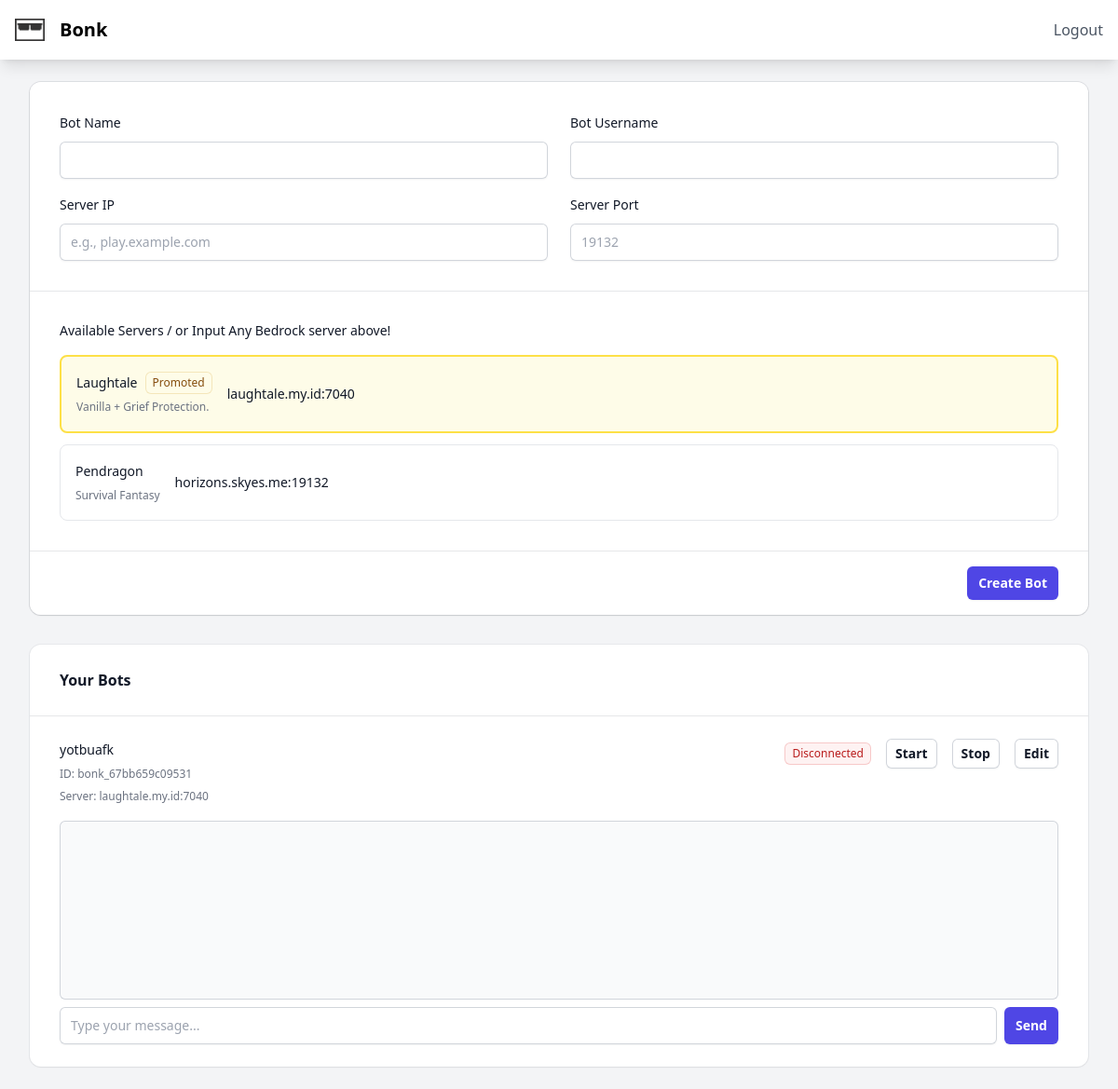
/dashboard (signed in), run on the app's committed database.
### tables this page shows
CREATE TABLE servers (
                id INTEGER PRIMARY KEY AUTOINCREMENT,
                name TEXT NOT NULL,
                ip TEXT NOT NULL,
                port INTEGER NOT NULL,
                description TEXT,
                is_promoted BOOLEAN DEFAULT 0,
                created_at DATETIME DEFAULT CURRENT_TIMESTAMP
            );

CREATE TABLE bots (
    id INTEGER PRIMARY KEY AUTOINCREMENT,
    user_id INTEGER NOT NULL,
    bot_id VARCHAR(50) NOT NULL,
    name VARCHAR(50) NOT NULL,
    server_ip VARCHAR(255) NOT NULL DEFAULT 'localhost',
    server_port INTEGER NOT NULL DEFAULT 19132,
    username VARCHAR(50) NOT NULL,
    is_active BOOLEAN DEFAULT 0,
    created_at DATETIME DEFAULT CURRENT_TIMESTAMP,
    FOREIGN KEY (user_id) REFERENCES users(id),
    UNIQUE(bot_id)
);

### src/config/Database.php (called while the page is built, shortened)
<?php
class Database {
    private static $instance = null;
    private $conn;
    private function __construct() {
        try {
            $this->conn = new PDO('sqlite:' . __DIR__ . '/../../database/bonk.db');
            $this->conn->setAttribute(PDO::ATTR_ERRMODE, PDO::ERRMODE_EXCEPTION);
            $schema = file_get_contents(__DIR__ . '/../../database/schema.sql');
            $this->conn->exec($schema);
        } catch(PDOException $e) {
            die("Connection failed: " . $e->getMessage());
        }
    }
    public static function getInstance() {
        if (self::$instance == null) {
            self::$instance = new Database();
        }
        return self::$instance;
    }
    public function getConnection() {
        return $this->conn;
    }
}

### src/models/Server.php (called while the page is built, shortened)
<?php
class Server {
    private $db;
    public function __construct() {
        $this->db = Database::getInstance()->getConnection();
    }
    private function createTable() {
        $this->db->exec('
            CREATE TABLE IF NOT EXISTS servers (
                id INTEGER PRIMARY KEY AUTOINCREMENT,
                name TEXT NOT NULL,
                ip TEXT NOT NULL,
                port INTEGER NOT NULL,
                description TEXT,
                is_promoted BOOLEAN DEFAULT 0,
                created_at DATETIME DEFAULT CURRENT_TIMESTAMP
            )
        ');
    }
    public function getAll() {
        $stmt = $this->db->query('
            SELECT * FROM servers
            ORDER BY is_promoted DESC, created_at DESC
        ');
        return $stmt->fetchAll(PDO::FETCH_ASSOC);
    }
}

### src/controllers/ServerController.php (called while the page is built, shortened)
<?php
class ServerController {
    private $server;
    public function __construct() {
        $this->server = new Server();
    }
    public function getAll() {
        return $this->server->getAll();
    }
}

### config/node-server.php (called while the page is built)
<?php
return [
    'url' => 'http://localhost:3000',
    'ws_url' => 'ws://localhost:3000',
    'api_key' => 'nsgin0-32894-h-gh-93wh-g3'
];

### src/controllers/AuthController.php (called while the page is built, shortened)
<?php
class AuthController
{
    public function getCurrentUserId()
    {
        return $_SESSION['user_id'] ?? null;
    }
}

### src/controllers/BotController.php (called while the page is built, shortened)
<?php
class BotController {
    private $bot;
    public function __construct() {
        $this->bot = new Bot();
        $this->config = require __DIR__ . '/../../config/node-server.php';
    }
    public function getUserBots($userId) {
        return $this->bot->getUserBots($userId);
    }
}

### src/models/Bot.php (called while the page is built, shortened)
<?php
class Bot {
    private $db;
    public function __construct() {
        $this->db = Database::getInstance()->getConnection();
    }
    public function getUserBots($userId) {
        $stmt = $this->db->prepare('
            SELECT * FROM bots
            WHERE user_id = ?
            ORDER BY created_at DESC
        ');
        $stmt->execute([$userId]);
        return $stmt->fetchAll(PDO::FETCH_ASSOC);
    }
}

### src/views/dashboard.php (the view, shortened to what this page needs)
<?php
$auth = new AuthController();
$botController = new BotController();
$serverController = new ServerController();
$userId = $auth->getCurrentUserId();
$bots = $botController->getUserBots($userId);
$servers = $serverController->getAll();
?>
<!DOCTYPE html>
<html lang="en">
<head>
    <link href="/css/style.css" rel="stylesheet">
            <?php $nodeConfig = require __DIR__ . '/../../config/node-server.php'; ?>
</head>
<body class="bg-gray-100">
    <div class="min-h-screen">
        <nav class="bg-white shadow-lg">
            <div class="max-w-7xl mx-auto px-4">
                <div class="flex justify-between h-16">
                    <div class="flex items-center space-x-4">
                        <img src="/images/icon.png" class="w-8" alt="Bonk Logo">
                        <span class="text-xl font-bold">Bonk</span>
                    </div>
                    <div class="flex items-center space-x-4">
                        <form action="/logout" method="POST">
                            <button type="submit" class="text-gray-600 hover:text-gray-900">Logout</button>
                        </form>
                    </div>
                </div>
            </div>
        </nav>
        <div class="max-w-7xl mx-auto py-6 sm:px-6 lg:px-8">
            <div class="bg-white shadow-sm ring-1 ring-gray-900/5 sm:rounded-xl md:col-span-2">
                <form method="POST" class="bg-white shadow-sm ring-1 ring-gray-900/5 sm:rounded-xl md:col-span-2">
                    <div class="px-4 py-6 sm:p-8">
                        <div class="grid grid-cols-1 gap-x-6 gap-y-4 md:grid-cols-2">
                            <div>
                                <label for="name" class="block text-sm font-medium leading-6 text-gray-900">Bot Name</label>
                                <div class="mt-2">
                                    <input type="text" name="name" id="name" required
                                        class="block w-full rounded-md border-0 px-3 py-2 text-gray-900 shadow-sm ring-1 ring-inset ring-gray-300 placeholder:text-gray-400 focus:ring-2 focus:ring-inset focus:ring-indigo-600 sm:text-sm sm:leading-6">
                                </div>
                            </div>
                            <div>
                                <label for="username" class="block text-sm font-medium leading-6 text-gray-900">Bot Username</label>
                                <div class="mt-2">
                                    <input type="text" name="username" id="username" required
                                        class="block w-full rounded-md border-0 px-3 py-2 text-gray-900 shadow-sm ring-1 ring-inset ring-gray-300 placeholder:text-gray-400 focus:ring-2 focus:ring-inset focus:ring-indigo-600 sm:text-sm sm:leading-6">
                                </div>
                            </div>
                            <div>
                                <label for="server_ip" class="block text-sm font-medium leading-6 text-gray-900">Server IP</label>
                                <div class="mt-2">
                                    <input type="text" name="server_ip" id="server_ip" required placeholder="e.g., play.example.com"
                                        class="block w-full rounded-md border-0 px-3 py-2 text-gray-900 shadow-sm ring-1 ring-inset ring-gray-300 placeholder:text-gray-400 focus:ring-2 focus:ring-inset focus:ring-indigo-600 sm:text-sm sm:leading-6">
                                </div>
                            </div>
                            <div>
                                <label for="server_port" class="block text-sm font-medium leading-6 text-gray-900">Server Port</label>
                                <div class="mt-2">
                                    <input type="number" name="server_port" id="server_port" required min="1" max="65535" placeholder="19132"
                                        class="block w-full rounded-md border-0 px-3 py-2 text-gray-900 shadow-sm ring-1 ring-inset ring-gray-300 placeholder:text-gray-400 focus:ring-2 focus:ring-inset focus:ring-indigo-600 sm:text-sm sm:leading-6">
                                </div>
                            </div>
                        </div>
                    </div>
                    <?php if (!empty($servers)): ?>
                    <div class="px-4 py-6 sm:p-8 border-t border-gray-900/10">
                        <h4 class="text-sm font-medium text-gray-900 mb-4">Available Servers / or Input Any Bedrock server above!</h4>
                        <div class="grid grid-cols-1 gap-3">
                            <?php foreach ($servers as $server): ?>
                            <button type="button"
                                onclick="fillServerDetails('<?php echo htmlspecialchars($server['ip']); ?>', <?php echo htmlspecialchars($server['port']); ?>)"
                                class="relative flex flex-col gap-x-4 p-4 text-left hover:bg-gray-50 rounded-lg <?php echo $server['is_promoted'] ? 'border-2 border-yellow-300 bg-yellow-50' : 'border border-gray-200'; ?>">
                                <div class="flex items-center justify-between gap-x-4">
                                    <div class="min-w-0">
                                        <div class="flex items-center gap-x-2">
                                            <span class="truncate text-sm font-medium leading-6 text-gray-900"><?php echo htmlspecialchars($server['name']); ?></span>
                                            <?php if ($server['is_promoted']): ?>
                                            <span class="inline-flex items-center rounded-md bg-yellow-50 px-2 py-1 text-xs font-medium text-yellow-800 ring-1 ring-inset ring-yellow-600/20">
                                                Promoted
                                            </span>
                                            <?php endif; ?>
                                        </div>
                                        <div class="mt-1 flex items-center gap-x-2 text-xs leading-5 text-gray-500">
                                            <p class="truncate"><?php echo htmlspecialchars($server['description']); ?></p>
                                        </div>
                                    </div>
                                    <div class="flex flex-none items-center gap-x-4">
                                        <div class="hidden sm:flex sm:flex-col sm:items-end">
                                            <p class="text-sm leading-6 text-gray-900"><?php echo htmlspecialchars($server['ip']); ?>:<?php echo htmlspecialchars($server['port']); ?></p>
                                        </div>
                                    </div>
                                </div>
                            </button>
                            <?php endforeach; ?>
                        </div>
                    </div>
                    <?php endif; ?>
                    <div class="flex items-center justify-end gap-x-6 border-t border-gray-900/10 px-4 py-4 sm:px-8">
                        <button type="submit"
                            class="rounded-md bg-indigo-600 px-3 py-2 text-sm font-semibold text-white shadow-sm hover:bg-indigo-500 focus-visible:outline focus-visible:outline-2 focus-visible:outline-offset-2 focus-visible:outline-indigo-600">
                            Create Bot
                        </button>
                    </div>
                </form>
            </div>
            <div class="mt-8 bg-white shadow-sm ring-1 ring-gray-900/5 sm:rounded-xl">
                <div class="border-b border-gray-900/10 px-4 py-6 sm:px-8">
                    <h2 class="text-base font-semibold leading-7 text-gray-900">Your Bots</h2>
                </div>
                <div class="grid grid-cols-1 gap-6">
                    <?php foreach ($bots as $bot): ?>
                    <div class="px-4 py-6 sm:px-8">
                        <div class="flex justify-between items-start mb-4 gap-4 flex-col sm:flex-row">
                            <div>
                                <h3 class="text-sm font-medium leading-6 text-gray-900"><?php echo htmlspecialchars($bot['name']); ?></h3>
                                <div class="mt-1 flex flex-col gap-y-1 text-xs leading-5 text-gray-500">
                                    <p>ID: <?php echo htmlspecialchars($bot['bot_id']); ?></p>
                                    <p>Server: <?php echo htmlspecialchars($bot['server_ip']); ?>:<?php echo htmlspecialchars($bot['server_port']); ?></p>
                                </div>
                            </div>
                            <div class="flex items-center space-x-4">
                                <span id="status-<?php echo htmlspecialchars($bot['bot_id']); ?>"
                                    class="inline-flex items-center rounded-md px-2 py-1 text-xs font-medium <?php echo $bot['is_active'] ? 'bg-green-50 text-green-700 ring-1 ring-inset ring-green-600/20' : 'bg-red-50 text-red-700 ring-1 ring-inset ring-red-600/20'; ?>">
                                    <?php echo $bot['is_active'] ? 'Connected' : 'Disconnected'; ?>
                                </span>
                                <button onclick="botManager.startBot('<?php echo htmlspecialchars($bot['bot_id']); ?>', document.getElementById('status-<?php echo htmlspecialchars($bot['bot_id']); ?>'), document.getElementById('logs-<?php echo htmlspecialchars($bot['bot_id']); ?>'))"
                                    class="rounded-md bg-white px-2.5 py-1.5 text-sm font-semibold text-gray-900 shadow-sm ring-1 ring-inset ring-gray-300 hover:bg-gray-50">
                                    Start
                                </button>
                                <button onclick="botManager.stopBot('<?php echo htmlspecialchars($bot['bot_id']); ?>', document.getElementById('status-<?php echo htmlspecialchars($bot['bot_id']); ?>'), document.getElementById('logs-<?php echo htmlspecialchars($bot['bot_id']); ?>'))"
                                    class="rounded-md bg-white px-2.5 py-1.5 text-sm font-semibold text-gray-900 shadow-sm ring-1 ring-inset ring-gray-300 hover:bg-gray-50">
                                    Stop
                                </button>
                                <button onclick="openEditModal('<?php echo htmlspecialchars($bot['bot_id']); ?>')"
                                    class="rounded-md bg-white px-2.5 py-1.5 text-sm font-semibold text-gray-900 shadow-sm ring-1 ring-inset ring-gray-300 hover:bg-gray-50">
                                    Edit
                                </button>
                            </div>
                        </div>
                        <div id="logs-<?php echo htmlspecialchars($bot['bot_id']); ?>"
                            class="font-mono text-xs bg-gray-50 px-3 py-2 h-48 overflow-y-auto rounded-md ring-1 ring-inset ring-gray-300">
                        </div>
                        <div class="mt-2 flex items-center gap-2">
                            <input type="text" id="chat-input-<?php echo htmlspecialchars($bot['bot_id']); ?>" class="block w-full rounded-md border-0 px-3 py-2 text-gray-900 shadow-sm ring-1 ring-inset ring-gray-300 placeholder:text-gray-400 focus:ring-2 focus:ring-inset focus:ring-indigo-600 sm:text-sm sm:leading-6" placeholder="Type your message..." onkeydown="if(event.key === 'Enter') { botManager.sendChatMessage('<?php echo htmlspecialchars($bot['bot_id']); ?>'); }">
                            <button onclick="botManager.sendChatMessage('<?php echo htmlspecialchars($bot['bot_id']); ?>')" class="rounded-md bg-indigo-600 px-3 py-2.5 text-sm font-semibold text-white shadow-sm hover:bg-indigo-500 focus-visible:outline focus-visible:outline-2 focus-visible:outline-offset-2 focus-visible:outline-indigo-600">Send</button>
                        </div>
                    </div>
                    <?php endforeach; ?>
                </div>
            </div>
        </div>
    </div>
</body>
</html>

### data on the page
servers: name "Laughtale", is_promoted "Promoted", description "Vanilla + Grief Protection.", ip "laughtale.my.id", port "7040"
servers: name "Pendragon", description "Survival Fantasy", ip "horizons.skyes.me", port "19132"
bots: name "yotbuafk", bot "bonk_67bb659c09531", server_ip "laughtale.my.id", server_port "7040", is_active "Disconnected"
